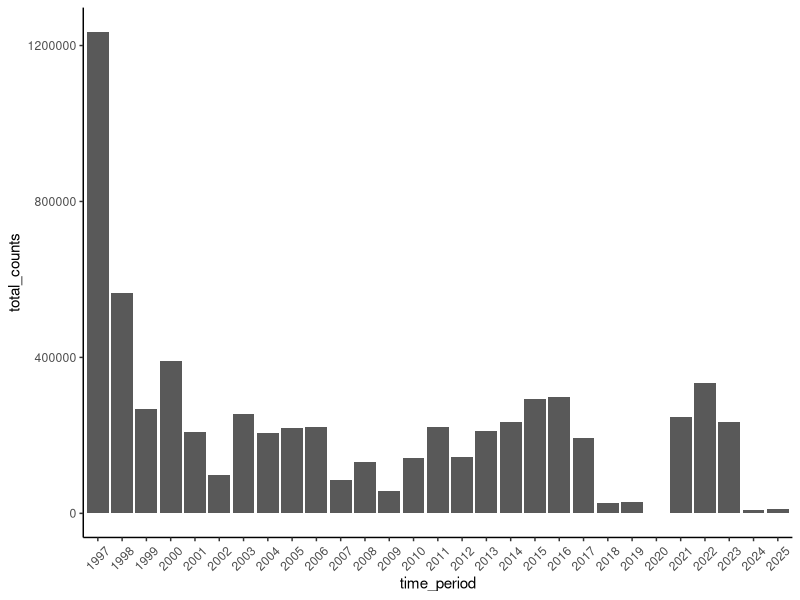
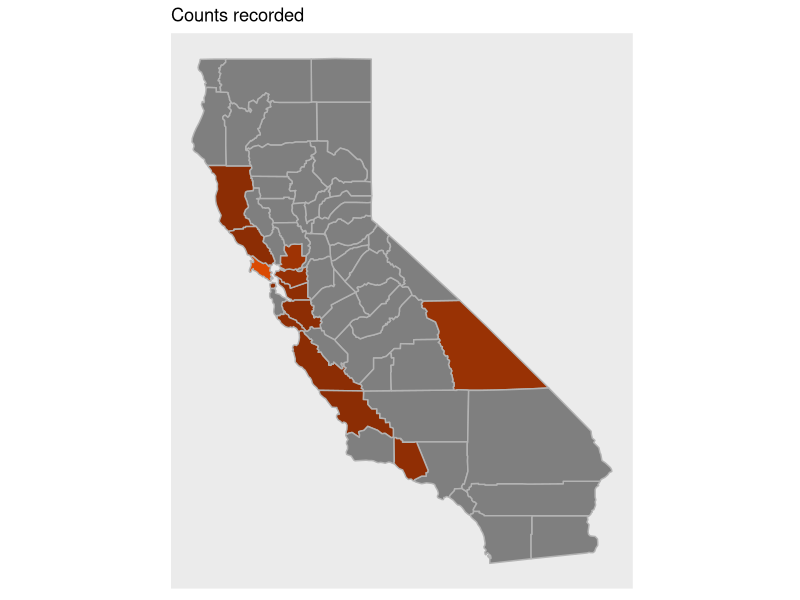

R code for these plots, in order:
## ---- chunk 1
library(tidyverse)
library(skimr)

df = read_csv("Xerces Site Counts by County.csv", n_max = 387)

# view(df)
# summary(df)
## ---- chunk 2
df_long = pivot_longer(df, 
                       cols = !c('SITE ID','SITE NAME','COUNTY or REGION'),
                       names_to = 'time_period',
                       values_to = 'count')

df_long = df_long %>% mutate(
    time_period = factor(time_period, levels = tail(names(df), -3))
  )

site_count_years = df_long %>% 
  drop_na() %>%
  group_by(time_period) %>%
  summarize(total_counts = sum(count))
## ---- chunk 3
# TODO: add error bars

site_count_years %>% 
  filter(!str_detect(site_count_years$time_period, ".S ")) %>% # to exclude season counts
  ggplot(aes(x=time_period, y=total_counts)) +
    geom_col() +
    theme_classic() +
    theme(
      axis.text.x = element_text(angle = 45, vjust = .5)
    )
## ---- chunk 4
library(RColorBrewer)

counties = map_data("county") %>% 
  # filter(region %in% c('california','arizona'))
  filter(region == 'california')

df_map = df_long %>% mutate(
  county = sub(",.*", "", tolower(df_long$`COUNTY or REGION`)),
  state = case_when(
    str_detect(df_long$`COUNTY or REGION`, ", AZ") ~ "arizona",
    TRUE ~ "california"
    )
  ) %>%
  filter(time_period == 2025) %>%
  full_join(counties, by = c("county" = "subregion", "state" = "region"))

# TODO: add legend
ggplot() +
  geom_polygon(data = df_map, 
               aes(x=long, y=lat, group=group, fill = count),
               color = "gray70") +
  guides(fill=FALSE) +
  ggtitle('Counts recorded') +
  coord_fixed(1.3) +
  scale_fill_distiller(palette = "Oranges", na.value = "gray50") +
  theme(
    axis.title = element_blank(),
    axis.text = element_blank(), 
    axis.ticks = element_blank(),
    panel.grid = element_blank()
    )
